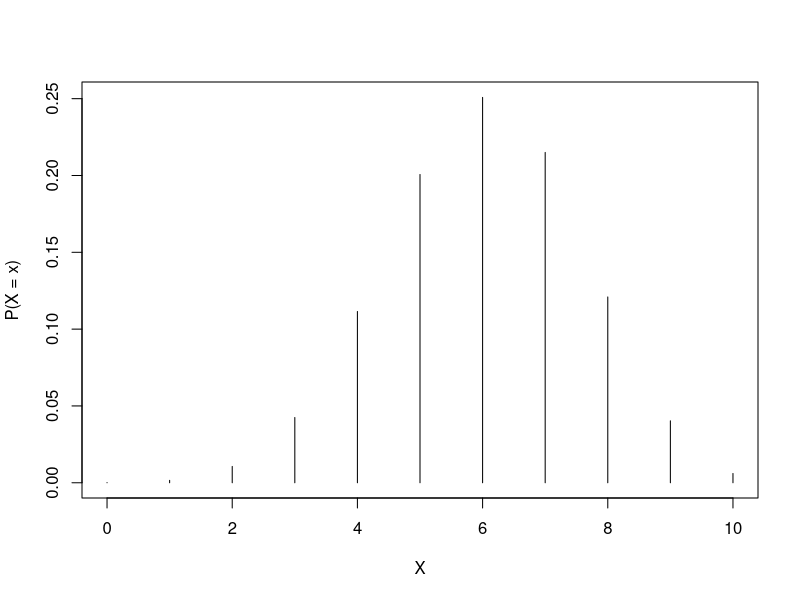
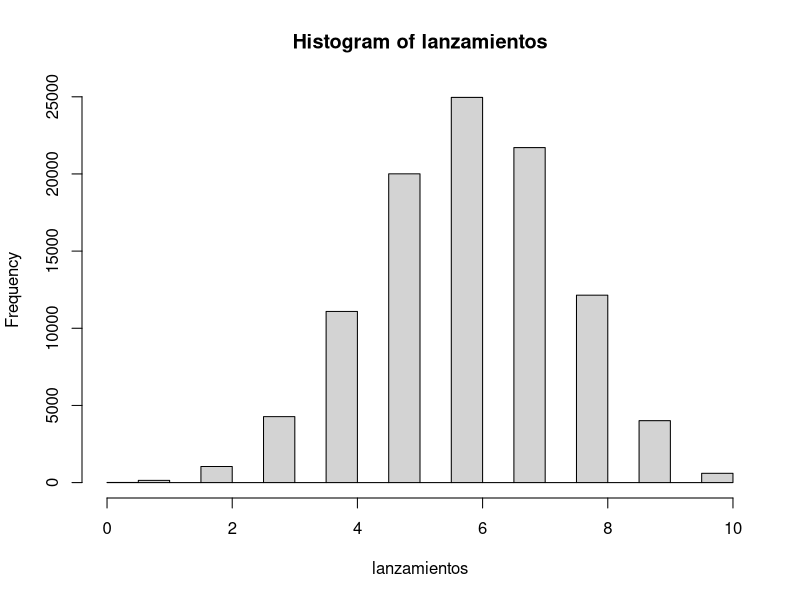

R code for these plots, in order:
## ---- chunk 1
knitr::opts_chunk$set(echo = TRUE)
## ---- chunk 2
X1 <- rbinom(n = 1, size = 1, prob = 0.5)
X2 <- rbinom(n = 1, size = 1, prob = 0.5)
X3 <- rbinom(n = 1, size = 1, prob = 0.5)
Y <- X1 + X2 + X3
print(Y)
## ---- chunk 3
rbinom(n = 1, size = 3, prob = 0.5)
## ---- chunk 4
dbinom(x = 4,size = 10, prob = 0.6 )
## ---- chunk 5
choose(10,4) * ((0.6)^4) * ((0.4)^6) 
## ---- chunk 6
rbinom(n = 1, size = 10, prob = 0.5)

## ---- chunk 7
choose(10, 0) * (0.6^0) * (0.4^10) + choose(10, 1) * (0.6^1) * (0.4^9) 
## ---- chunk 8
pbinom(q = 1, size = 10, prob = 0.6)
## ---- chunk 9
1 - pbinom(q = 4, size = 10, prob = 0.6)

## ---- chunk 10
 dbinom(x = 0:10, size = 10, prob = 0.6)
## ---- chunk 11
plot(0:10,  dbinom(x = 0:10, size = 10, prob = 0.6), type = "h", xlab = "X", ylab = "P(X = x)")
## ---- chunk 12
lanzamientos <- rbinom(n = 100000, size = 10, prob = 0.6)
hist(lanzamientos)
## ---- chunk 13
1 - dbinom(x = 0, size = 20, prob = 0.05)
## ---- chunk 14
1 - pbinom(q = 1, size = 20, prob = 0.05)

## ---- chunk 15
1-(choose(1,1)*(0.4^2)*(0.6)^0 + choose(2,1)*(0.4^2)*(0.6)^1 +  choose(3,1)*(0.4^2)*(0.6)^2 ) 
## ---- chunk 16
dnbinom(4, size = 2, prob = 0.4)
## ---- chunk 17
 choose(5,1)*(0.4^2)*(0.6)^4 
## ---- chunk 18
1-pnbinom(q = 2, size = 2, prob = 0.4) # size: k, q = 2
